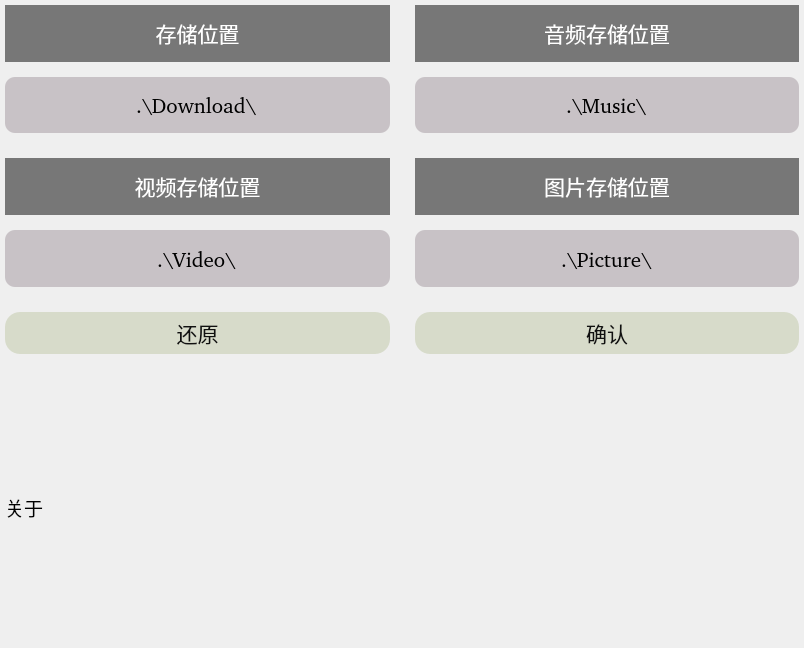
<?xml version="1.0" encoding="UTF-8"?>
<ui version="4.0">
 <class>setting_page</class>
 <widget class="QWidget" name="setting_page">
  <property name="geometry">
   <rect>
    <x>0</x>
    <y>0</y>
    <width>804</width>
    <height>648</height>
   </rect>
  </property>
  <property name="windowTitle">
   <string>Form</string>
  </property>
  <widget class="QWidget" name="gridLayoutWidget">
   <property name="geometry">
    <rect>
     <x>0</x>
     <y>0</y>
     <width>801</width>
     <height>641</height>
    </rect>
   </property>
   <layout class="QGridLayout" name="gridLayout" rowstretch="3,3,1,6">
    <property name="leftMargin">
     <number>5</number>
    </property>
    <property name="topMargin">
     <number>5</number>
    </property>
    <property name="rightMargin">
     <number>2</number>
    </property>
    <property name="bottomMargin">
     <number>5</number>
    </property>
    <property name="spacing">
     <number>25</number>
    </property>
    <item row="1" column="0">
     <layout class="QVBoxLayout" name="verticalLayout_3" stretch="2,2">
      <property name="spacing">
       <number>15</number>
      </property>
      <item>
       <widget class="QLabel" name="label_3">
        <property name="sizePolicy">
         <sizepolicy hsizetype="Preferred" vsizetype="Preferred">
          <horstretch>0</horstretch>
          <verstretch>0</verstretch>
         </sizepolicy>
        </property>
        <property name="font">
         <font>
          <family>kitty原始</family>
          <pointsize>16</pointsize>
          <weight>50</weight>
          <italic>false</italic>
          <bold>false</bold>
         </font>
        </property>
        <property name="focusPolicy">
         <enum>Qt::StrongFocus</enum>
        </property>
        <property name="layoutDirection">
         <enum>Qt::LeftToRight</enum>
        </property>
        <property name="styleSheet">
         <string notr="true">font: 16pt &quot;kitty原始&quot;;
color: rgb(255, 255, 255);
background-color: rgb(119, 119, 119);
border-radius: 0px;</string>
        </property>
        <property name="text">
         <string>视频存储位置</string>
        </property>
        <property name="alignment">
         <set>Qt::AlignCenter</set>
        </property>
       </widget>
      </item>
      <item>
       <widget class="QLineEdit" name="lineEdit_video">
        <property name="sizePolicy">
         <sizepolicy hsizetype="Preferred" vsizetype="Preferred">
          <horstretch>0</horstretch>
          <verstretch>0</verstretch>
         </sizepolicy>
        </property>
        <property name="font">
         <font>
          <family>【慧心】奶酪体</family>
          <pointsize>16</pointsize>
         </font>
        </property>
        <property name="styleSheet">
         <string notr="true">color: rgb(0, 0, 0);
background-color: rgb(200, 194, 198);
border-radius: 10px;
qproperty-alignment:AlignHCenter;</string>
        </property>
        <property name="text">
         <string>.\Video\</string>
        </property>
        <property name="alignment">
         <set>Qt::AlignHCenter</set>
        </property>
        <property name="dragEnabled">
         <bool>false</bool>
        </property>
       </widget>
      </item>
     </layout>
    </item>
    <item row="1" column="1">
     <layout class="QVBoxLayout" name="verticalLayout_5" stretch="2,2">
      <property name="spacing">
       <number>15</number>
      </property>
      <item>
       <widget class="QLabel" name="label_5">
        <property name="sizePolicy">
         <sizepolicy hsizetype="Preferred" vsizetype="Preferred">
          <horstretch>0</horstretch>
          <verstretch>0</verstretch>
         </sizepolicy>
        </property>
        <property name="font">
         <font>
          <family>kitty原始</family>
          <pointsize>16</pointsize>
          <weight>50</weight>
          <italic>false</italic>
          <bold>false</bold>
         </font>
        </property>
        <property name="focusPolicy">
         <enum>Qt::StrongFocus</enum>
        </property>
        <property name="layoutDirection">
         <enum>Qt::LeftToRight</enum>
        </property>
        <property name="styleSheet">
         <string notr="true">font: 16pt &quot;kitty原始&quot;;
color: rgb(255, 255, 255);
background-color: rgb(119, 119, 119);
border-radius: 0px;</string>
        </property>
        <property name="text">
         <string>图片存储位置</string>
        </property>
        <property name="alignment">
         <set>Qt::AlignCenter</set>
        </property>
       </widget>
      </item>
      <item>
       <widget class="QLineEdit" name="lineEdit_picture">
        <property name="sizePolicy">
         <sizepolicy hsizetype="Preferred" vsizetype="Preferred">
          <horstretch>0</horstretch>
          <verstretch>0</verstretch>
         </sizepolicy>
        </property>
        <property name="font">
         <font>
          <family>【慧心】奶酪体</family>
          <pointsize>16</pointsize>
         </font>
        </property>
        <property name="styleSheet">
         <string notr="true">color: rgb(0, 0, 0);
background-color: rgb(200, 194, 198);
border-radius: 10px;
qproperty-alignment:AlignHCenter;</string>
        </property>
        <property name="text">
         <string>.\Picture\</string>
        </property>
        <property name="alignment">
         <set>Qt::AlignHCenter</set>
        </property>
        <property name="dragEnabled">
         <bool>false</bool>
        </property>
       </widget>
      </item>
     </layout>
    </item>
    <item row="2" column="1">
     <widget class="QPushButton" name="pushButton_confirm">
      <property name="sizePolicy">
       <sizepolicy hsizetype="Preferred" vsizetype="Preferred">
        <horstretch>0</horstretch>
        <verstretch>0</verstretch>
       </sizepolicy>
      </property>
      <property name="font">
       <font>
        <family>【慧心】奶酪体</family>
        <pointsize>16</pointsize>
       </font>
      </property>
      <property name="styleSheet">
       <string notr="true">background-color: #D7DBCA;
color: rgb(16, 16, 16);
border-radius: 15px;</string>
      </property>
      <property name="text">
       <string>确认</string>
      </property>
     </widget>
    </item>
    <item row="2" column="0">
     <widget class="QPushButton" name="pushButton_recover">
      <property name="sizePolicy">
       <sizepolicy hsizetype="Preferred" vsizetype="Preferred">
        <horstretch>0</horstretch>
        <verstretch>0</verstretch>
       </sizepolicy>
      </property>
      <property name="font">
       <font>
        <family>【慧心】奶酪体</family>
        <pointsize>16</pointsize>
       </font>
      </property>
      <property name="styleSheet">
       <string notr="true">background-color: #D7DBCA;
color: rgb(16, 16, 16);
border-radius: 15px;</string>
      </property>
      <property name="text">
       <string>还原</string>
      </property>
     </widget>
    </item>
    <item row="0" column="0">
     <layout class="QVBoxLayout" name="verticalLayout" stretch="2,2">
      <property name="spacing">
       <number>15</number>
      </property>
      <item>
       <widget class="QLabel" name="label">
        <property name="sizePolicy">
         <sizepolicy hsizetype="Preferred" vsizetype="Preferred">
          <horstretch>0</horstretch>
          <verstretch>0</verstretch>
         </sizepolicy>
        </property>
        <property name="font">
         <font>
          <family>kitty原始</family>
          <pointsize>16</pointsize>
          <weight>50</weight>
          <italic>false</italic>
          <bold>false</bold>
         </font>
        </property>
        <property name="focusPolicy">
         <enum>Qt::StrongFocus</enum>
        </property>
        <property name="layoutDirection">
         <enum>Qt::LeftToRight</enum>
        </property>
        <property name="styleSheet">
         <string notr="true">font: 16pt &quot;kitty原始&quot;;
color: rgb(255, 255, 255);
background-color: rgb(119, 119, 119);
border-radius: 0px;</string>
        </property>
        <property name="text">
         <string>存储位置</string>
        </property>
        <property name="alignment">
         <set>Qt::AlignCenter</set>
        </property>
       </widget>
      </item>
      <item>
       <widget class="QLineEdit" name="lineEdit_save">
        <property name="sizePolicy">
         <sizepolicy hsizetype="Preferred" vsizetype="Preferred">
          <horstretch>0</horstretch>
          <verstretch>0</verstretch>
         </sizepolicy>
        </property>
        <property name="font">
         <font>
          <family>【慧心】奶酪体</family>
          <pointsize>16</pointsize>
         </font>
        </property>
        <property name="styleSheet">
         <string notr="true">color: rgb(0, 0, 0);
background-color: rgb(200, 194, 198);
border-radius: 10px;
qproperty-alignment:AlignHCenter;</string>
        </property>
        <property name="text">
         <string>.\Download\</string>
        </property>
        <property name="alignment">
         <set>Qt::AlignHCenter</set>
        </property>
        <property name="dragEnabled">
         <bool>false</bool>
        </property>
       </widget>
      </item>
     </layout>
    </item>
    <item row="0" column="1">
     <layout class="QVBoxLayout" name="verticalLayout_2" stretch="2,2">
      <property name="spacing">
       <number>15</number>
      </property>
      <item>
       <widget class="QLabel" name="label_2">
        <property name="sizePolicy">
         <sizepolicy hsizetype="Preferred" vsizetype="Preferred">
          <horstretch>0</horstretch>
          <verstretch>0</verstretch>
         </sizepolicy>
        </property>
        <property name="font">
         <font>
          <family>kitty原始</family>
          <pointsize>16</pointsize>
          <weight>50</weight>
          <italic>false</italic>
          <bold>false</bold>
         </font>
        </property>
        <property name="focusPolicy">
         <enum>Qt::StrongFocus</enum>
        </property>
        <property name="layoutDirection">
         <enum>Qt::LeftToRight</enum>
        </property>
        <property name="styleSheet">
         <string notr="true">font: 16pt &quot;kitty原始&quot;;
color: rgb(255, 255, 255);
background-color: rgb(119, 119, 119);
border-radius: 0px;</string>
        </property>
        <property name="text">
         <string>音频存储位置</string>
        </property>
        <property name="alignment">
         <set>Qt::AlignCenter</set>
        </property>
       </widget>
      </item>
      <item>
       <widget class="QLineEdit" name="lineEdit_music">
        <property name="sizePolicy">
         <sizepolicy hsizetype="Preferred" vsizetype="Preferred">
          <horstretch>0</horstretch>
          <verstretch>0</verstretch>
         </sizepolicy>
        </property>
        <property name="font">
         <font>
          <family>【慧心】奶酪体</family>
          <pointsize>16</pointsize>
         </font>
        </property>
        <property name="styleSheet">
         <string notr="true">color: rgb(0, 0, 0);
background-color: rgb(200, 194, 198);
border-radius: 10px;
qproperty-alignment:AlignHCenter;</string>
        </property>
        <property name="text">
         <string>.\Music\</string>
        </property>
        <property name="alignment">
         <set>Qt::AlignHCenter</set>
        </property>
        <property name="dragEnabled">
         <bool>false</bool>
        </property>
       </widget>
      </item>
     </layout>
    </item>
    <item row="3" column="0" colspan="2">
     <widget class="QLabel" name="label_concern">
      <property name="font">
       <font>
        <family>【慧心】奶酪体</family>
        <pointsize>14</pointsize>
       </font>
      </property>
      <property name="text">
       <string>关于</string>
      </property>
     </widget>
    </item>
   </layout>
  </widget>
 </widget>
 <resources/>
 <connections>
  <connection>
   <sender>pushButton_recover</sender>
   <signal>clicked()</signal>
   <receiver>setting_page</receiver>
   <slot>recover()</slot>
   <hints>
    <hint type="sourcelabel">
     <x>190</x>
     <y>326</y>
    </hint>
    <hint type="destinationlabel">
     <x>240</x>
     <y>-6</y>
    </hint>
   </hints>
  </connection>
  <connection>
   <sender>pushButton_confirm</sender>
   <signal>clicked()</signal>
   <receiver>setting_page</receiver>
   <slot>confirm()</slot>
   <hints>
    <hint type="sourcelabel">
     <x>541</x>
     <y>317</y>
    </hint>
    <hint type="destinationlabel">
     <x>581</x>
     <y>-6</y>
    </hint>
   </hints>
  </connection>
 </connections>
 <slots>
  <slot>recover()</slot>
  <slot>confirm()</slot>
 </slots>
</ui>
